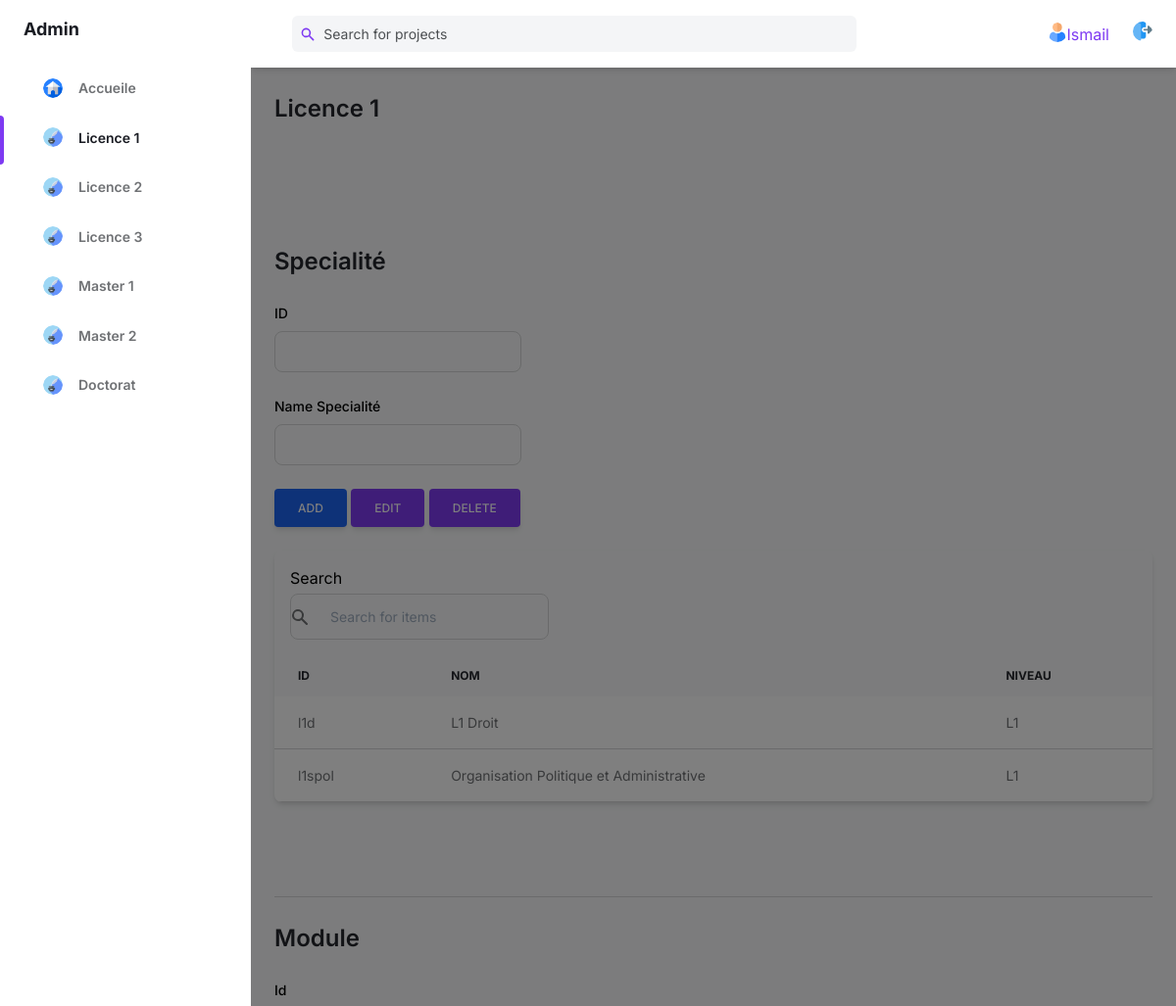
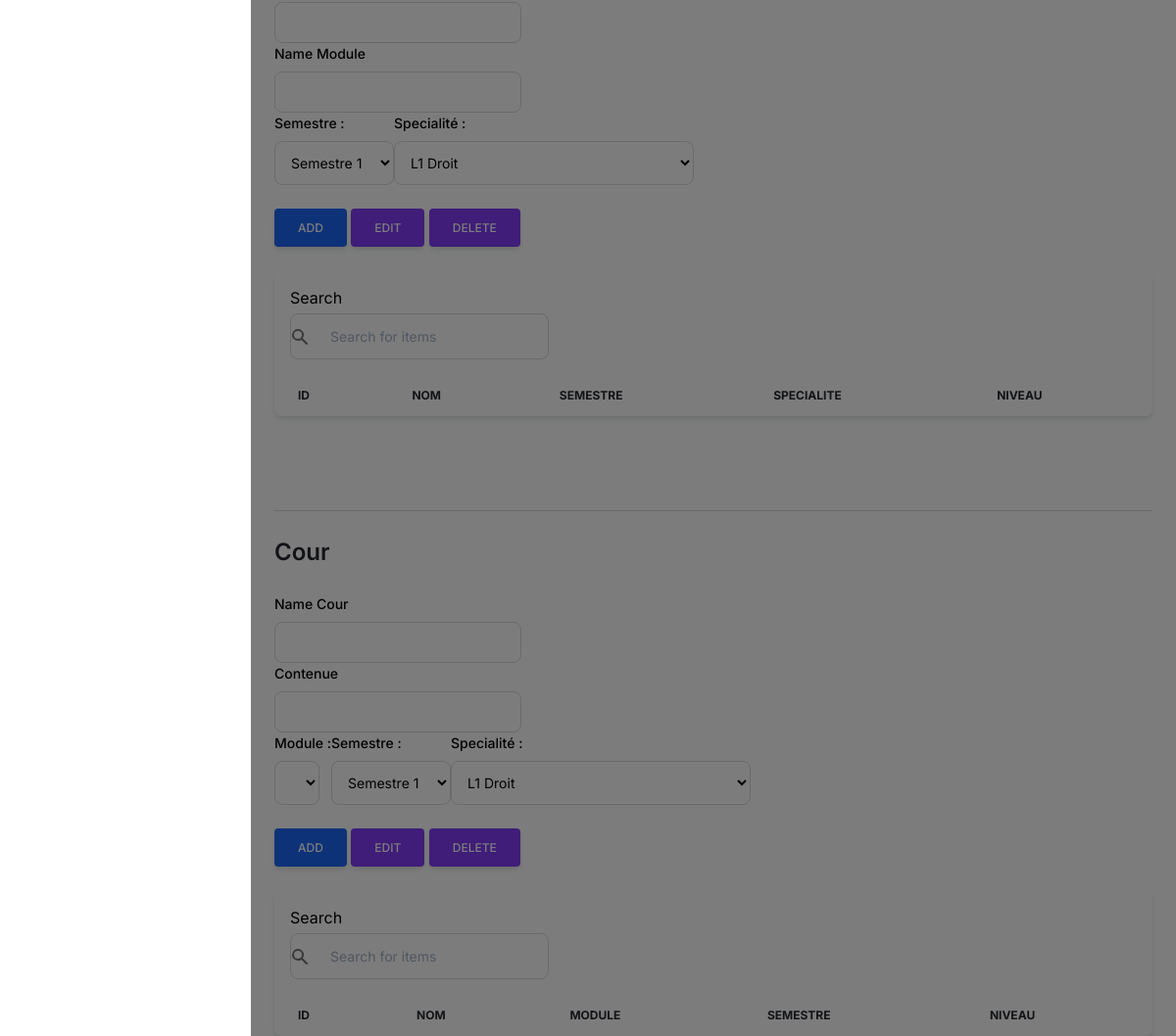
Page /licence1.php (signed in) on the committed database (2 pictures, top to bottom).
### tables this page shows
CREATE TABLE `specialite` (
  `id_spec` varchar(50) NOT NULL,
  `name_spec` varchar(255) NOT NULL,
  `id_niv` varchar(50) NOT NULL
);

### licence1.php (the view, shortened to what the rows shown need)
<?php
if (isset($_SESSION['id']) && isset($_SESSION['user_name'])) {
 ?>
<!DOCTYPE html>
<html :class="{ 'theme-dark': dark }" x-data="data()" lang="en">
  <head>
    <link rel="stylesheet" href="./assets/css/tailwind.output.css" />
  </head>
  <body>
    <div
      class="flex h-screen bg-gray-50 dark:bg-gray-900"
      :class="{ 'overflow-hidden': isSideMenuOpen}">
      <div class="flex flex-col flex-1">
        <header class="z-10 py-4 bg-white shadow-md dark:bg-gray-800">
          <div class="container flex items-center justify-between h-full px-6 mx-auto text-purple-600 dark:text-purple-300">
            <ul class="flex items-center flex-shrink-0 space-x-6">
              <li class="relative">
                <button
                  class="align-middle rounded-full focus:shadow-outline-purple focus:outline-none flex flex-row center-center"
                  @click="toggleProfileMenu"
                  @keydown.escape="closeProfileMenu"
                  aria-label="Account"
                  aria-haspopup="true">
                    <h1 ><?php echo $_SESSION['name']; ?></h1>
                </button>
              </li>
            </ul>
          </div>
        </header>
        <main class="h-full overflow-y-auto">
          <div class="container px-6 mx-auto grid">
            <div class="justify-center"><h2 class="my-6 text-2xl font-semibold text-gray-700 dark:text-gray-200">Licence 1</h2></div>
            <h1 class="my-6 text-2xl font-semibold text-gray-700 dark:text-gray-200">Specialité</h1>
            <?php
							   include_once('db_conn.php');
                 $r = mysqli_query($conn,"select id_spec , name_spec , id_niv from specialite where id_niv = 'L1' ");
            ?>
           <div class="relative overflow-x-auto shadow-md sm:rounded-lg">
                <table id ="spec" class="w-full text-sm text-left text-gray-500 dark:text-gray-400">
                  <thead class="text-xs text-gray-700 uppercase bg-gray-50 dark:bg-gray-700 dark:text-gray-400">
                    <tr>
                       <th scope="col" class="px-6 py-3">Id </th>
                       <th scope="col" class="px-6 py-3">Nom</th>
                       <th scope="col" class="px-6 py-3">Niveau</th>
                    </tr>
                  </thead>
                  <?php
                  while($row = mysqli_fetch_array($r) ){
                    echo '<tr class="bg-white dark:bg-gray-800 border-b transition duration-300 ease-in-out  hover:bg-gray-100">';
                    echo '<td class="px-6 py-4 ">' . $row['id_spec']   . '</td>';
                    echo '<td class="px-6 py-4 ">' . $row['name_spec'] . '</td>';
                    echo '<td class="px-6 py-4 ">' . $row['id_niv']    . '</td>';
                    echo '</tr>';
                  }?>
                </table>
            </div>
            <h1 class="my-6 text-2xl font-semibold text-gray-700 dark:text-gray-200">Module</h1>
            <br>
            <div class="relative overflow-x-auto shadow-md sm:rounded-lg">
                <table id ="mod" class="w-full text-sm text-left text-gray-500 dark:text-gray-400">
                  <thead class="text-xs text-gray-700 uppercase bg-gray-50 dark:bg-gray-700 dark:text-gray-400">
                    <tr>
                       <th scope="col" class="px-6 py-3">Id </th>
                       <th scope="col" class="px-6 py-3">Nom</th>
                       <th scope="col" class="px-6 py-3">Semestre</th>
                       <th scope="col" class="px-6 py-3">Specialite</th>
                       <th scope="col" class="px-6 py-3">Niveau</th>
                    </tr>
                  </thead>
                </table>
            </div>
            <h1 class="my-6 text-2xl font-semibold text-gray-700 dark:text-gray-200">Cour</h1>
            <br>
            <div class="relative overflow-x-auto shadow-md sm:rounded-lg">
                <table id ="spec" class="w-full text-sm text-left text-gray-500 dark:text-gray-400">
                  <thead class="text-xs text-gray-700 uppercase bg-gray-50 dark:bg-gray-700 dark:text-gray-400">
                    <tr>
                       <th scope="col" class="px-6 py-3">Id </th>
                       <th scope="col" class="px-6 py-3">Nom</th>
                       <th scope="col" class="px-6 py-3">Module</th>
                       <th scope="col" class="px-6 py-3">Semestre</th>
                       <th scope="col" class="px-6 py-3">Niveau</th>
                    </tr>
                  </thead>
                </table>
            </div>
          </div>
        </main>
      </div>
    </div>
  </body>
</html>
<?php
    }
?>

### rows in the picture
specialite: id_spec "l1d", name_spec "L1 Droit", id_niv "L1"
specialite: id_spec "l1spol", name_spec "Organisation Politique et Administrative", id_niv "L1"

### other values in the picture
$_SESSION['name'] "Ismail"
form field sems "Semestre 1"
form field spec "L1 Droit"
form field value "Semestre 1"
form field value "L1 Droit"
